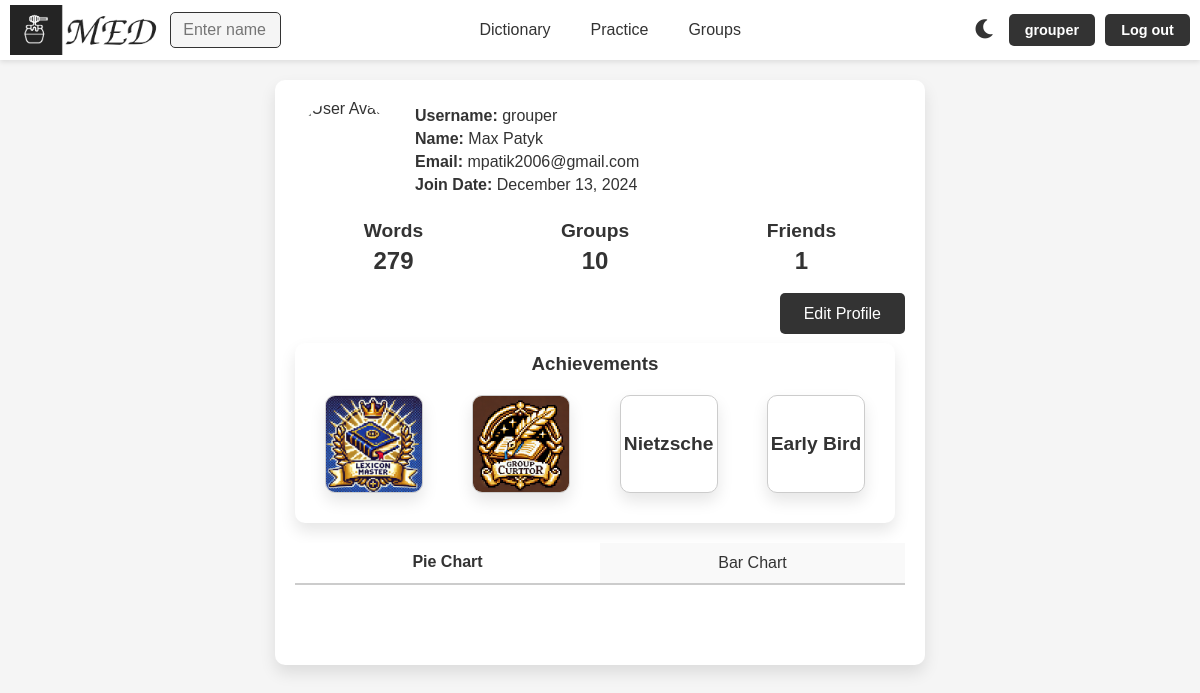
/profile/grouper/ (signed in), run on the app's committed database.
### med/models.py (models this page shows, shortened)
class UserAchievement(models.Model):
    user = models.ForeignKey(User, on_delete=models.CASCADE)
    achievement = models.ForeignKey(Achievement, on_delete=models.CASCADE)
    time_get = models.DateTimeField(auto_now_add=True)
    class Meta:
        ordering = ['-time_get']
        indexes = [
            models.Index(fields=['-time_get'])
        ]

class Achievement(models.Model):
    ACH_TYPE_CHOICES = [
        ('1', 'Words'),
        ('2', 'Groups'),
        ('3', 'Friends'),
        ('4', 'Reading'),
        ('5', 'Interaction'),
        ('6', 'Content Quality'),
        ('7', 'Special')
    ]
    name = models.CharField(max_length=100)
    description = models.TextField()
    requirements = models.TextField(blank=True)
    level = models.PositiveIntegerField()
    icon = models.ImageField(upload_to='achievements/', blank=True)
    ach_type = models.CharField(max_length=20, choices=ACH_TYPE_CHOICES)
    def get_icon_url(self):
        if self.icon:
            return f'/media/achievements/{self.icon.name.split("/")[-1]}'
        return self.name

### med/views.py (the view)
# urls.py: path('profile/<slug:user_name>/', views.ProfileView.as_view(), name='profile'),
@method_decorator(login_required, name='dispatch')
class ProfileView(View):
    def get(self, request, user_name, **kwargs):
        def get_user_data(user):
            user_profile, created = UserProfile.objects.get_or_create(user=user)
            is_favorite = user_profile.what_type_show == 'fav'
            recent_words = Word.objects.filter(
                user=user,
                is_favourite=is_favorite
            )[:user_profile.words_num_in_prof] if is_favorite else Word.objects.filter(user=user)[:user_profile.words_num_in_prof]
            words = Word.objects.filter(user=user)
            word_count = words.count()
            group_count = max((WordGroup.objects.filter(user=user).count() +
                            WordGroup.objects.filter(uses_users=self.request.user).count()) - 1, 0)
            friends = User.objects.filter(
                Q(friendship_requests_sent__receiver=user, friendship_requests_sent__status='accepted') |
                Q(friendship_requests_received__sender=user, friendship_requests_received__status='accepted')
            ).distinct()
            word_stats = words.values('word_type').annotate(count=Count('id'))
            word_type_data = json.dumps([
                {
                    'name': word_type['word_type'].capitalize(),
                    'y': word_type['count']
                }
                for word_type in word_stats
            ])
            n_days = 7
            today = now().date()
            start_date = today - timedelta(days=n_days)
            daily_word_count = words.filter(time_create__date__gte=start_date).annotate(
                day=TruncDay('time_create')
            ).values('day').annotate(count=Count('id')).order_by('day')
            daily_data = {
                str(entry['day'].date()): entry['count']
                for entry in daily_word_count
            }
            daily_chart_data = json.dumps({
                'categories': [(start_date + timedelta(days=i)).strftime('%Y-%m-%d') for i in range(n_days + 1)],
                'data': [daily_data.get((start_date + timedelta(days=i)).strftime('%Y-%m-%d'), 0) for i in range(n_days + 1)],
            })
            if user_profile.chenged_order:
                achievements_order = user_profile.achicment_order.strip('[]').replace('"', '').split(",")
                order = [int(i) for i in achievements_order]
                achievements = UserAchievement.objects.filter(
                    user=request.user,
                    id__in=achievements_order
                ).order_by(Case(*[When(id=id, then=pos) for pos, id in enumerate(order)]))
            else:
                achievements = UserAchievement.objects.filter(user=request.user)[:5]
            process_special_achivments(user)
            return {
                'user_profile': user_profile,
                'recent_words': recent_words,
                'word_count': word_count,
                'group_count': group_count,
                'friends': friends,
                'friend_count': friends.count(),
                'is_favorite': is_favorite,
                'word_type_data': word_type_data,
                'daily_chart_data': daily_chart_data,
                'order': user_profile.charts_order.split(','),
                'achievements': achievements,
            }
        profile_user = get_object_or_404(User, username=user_name)
        is_my_profile = profile_user == request.user
        profile_data = get_user_data(profile_user)
        is_requests_in = True if Friendship.objects.filter(receiver=request.user, sender=profile_user, status='pending').values_list('sender', flat=True) else False
        is_requests_out = True if Friendship.objects.filter(sender=request.user, receiver=profile_user, status='pending').values_list('receiver', flat=True) else False
        if not is_my_profile:
            profile_data['is_friends'] = request.user in profile_data['friends']
        else:
            profile_data['friend_requests'] = Friendship.objects.filter(receiver=request.user, status='pending')
        friendships = Friendship.objects.filter(
            Q(sender=profile_user, status='accepted') |
            Q(receiver=profile_user, status='accepted')
        )
        if not is_my_profile and profile_data['is_friends']:
            friendship = friendships.filter(sender=profile_user, receiver=request.user).first() or friendships.filter(sender=request.user, receiver=profile_user).first()
            profile_user.friendship_id = friendship.id if friendship else None
        return render(request, 'med/profile.html', {
            **profile_data,
            'user': profile_user,
            'logged_user': request.user,
            'is_my_profile': is_my_profile,
            'is_profile': True,
            'is_requests_in': is_requests_in,
            'is_requests_out': is_requests_out,
        })

### med/models.py (called while the page is built)
    def get_avatar_url(self):
        if self.avatar:
            return f'/media/avatars/{self.avatar.name.split("/")[-1]}'
        return '/static/med/img/base/default_avatar.png'

### med/templates/med/profile.html (shortened to what this page needs)
{% extends "base.html" %}
{% load static %}
{% block content %}
<div class="profile-container">
    <div class="profile-info">
        <img class="profile-avatar" src="{{ user_profile.get_avatar_url }}" alt="User Avatar">
        <div class="profile-details">
            <p><strong>Username:</strong> {{ user.username }}</p>
            {% if user.first_name and user.last_name %}
            <p><strong>Name:</strong> {{ user.first_name }} {{ user.last_name }}</p>
            {% elif user.first_name and not user.last_name %}
            <p><strong>Name:</strong> {{ user.first_name }} </p>
            {% endif %}
            <p><strong>Email:</strong> {{ user.email }}</p>
            <p><strong>Join Date:</strong> {{ user.date_joined|date:"F j, Y" }}</p>
        </div>
    </div>
    <div class="stats">
        <div class="stat-item">
            <a href="{% url 'words' user.username %}">
                <p><strong>Words</strong></p>
                <p>{{ word_count }}</p>
            </a>
        </div>
        <div class="stat-item">
            {% if is_my_profile %}
            <a href="{% url 'groups' %}">
                <p><strong>Groups</strong></p>
                <p> {{ group_count }} </p>
            </a>
            {% else %}
                <p><strong>Groups</strong></p>
                <p> {{ group_count }} </p>
            {% endif %}
        </div>
        <div class="stat-item">
            <a href="{% url 'friends_list' user.username %}">
                <p><strong>Friends</strong></p>
                <p> {{ friend_count }} </p>
            </a>
        </div>
    </div>
    {% if is_my_profile %}
    <div class="buttons profile-buttons">
        <a href="{% url 'edit_profile' %}">Edit Profile</a>
    </div>
    {% endif %}
    {% if achievements %}
    <div class="achievements">
        <form style="margin: 20px 0px; padding: 10px;">
            <a href="{% url 'achievement' %}"><h3>Achievements</h3></a>
            <div class="achievements-container">
                {% for achievement in achievements %}
                {% if achievement.achievement.icon %}
                        <img data-id="{{ achievement.id }}" class="achievement-block achievement-icon prof_ach_ic" src="{{ achievement.achievement.get_icon_url }}" alt="Achievement icon">
                {% else %}
                <div class="achievement-block" data-id="{{ achievement.id }}">
                        <h4 class="achievement-title">{{ achievement.achievement.name }}</h4>
                </div>
                {% endif %}
                {% endfor %}
            </div>
        </form>
    </div>
    {% endif %}
    {% if user_profile.show_word_stats != 'nobody' %}
        {% if user_profile.show_word_stats == 'every' or is_my_profile %}
            {% if word_count < 5 %}
                {% if is_my_profile %}
                    <div style="text-align: center; margin-top: 30px;">
                        <p>You need at least 5 words to see the statistics</p>
                    </div>
                {% endif %}
            {% else %}
                {% if user_profile.show_pie_chart or user_profile.show_bar_chart or user_profile.show_line_chart %}
                    {% include 'stats_bar.html' %}
                {% endif %}
            {% endif %}
        {% elif not is_my_profile and request.user in friends and user_profile.show_word_stats == 'friends' %}
            {% if word_count > 5 %}
                {% if user_profile.show_pie_chart or user_profile.show_bar_chart or user_profile.show_line_chart %}
                    {% include 'stats_bar.html' %}
                {% endif %}
            {% endif %}
        {% endif %}
    {% endif %}
</div>
{% endblock %}

### templates/base.html (shortened to what this page needs)
{% load static %}
<!DOCTYPE html>
<html lang="en">
<head>
    <link rel="stylesheet" type="text/css" href="{% static 'med/css/styles.css' %}">
    <link rel="stylesheet" href="https://cdnjs.cloudflare.com/ajax/libs/font-awesome/5.15.4/css/all.min.css">
</head>
<body>
<header>
    {% if user.is_authenticated %}
    <div class="logo_container">
        {% if is_profile or is_dict %}
            {% if is_my_profile or is_my_dict %}
                <a href="{% url 'profile' user.username %}">
                    <img id="logo_img" src="{% static 'med/img/base/light_logo.png' %}"
                         data-light-src="{% static 'med/img/base/light_logo.png' %}"
                         data-dark-src="{% static 'med/img/base/dark_logo.png' %}" alt="MED Logo">
                </a>
            {% else %}
                <a href="{% url 'profile' logged_user.username %}">
                    <img id="logo_img" src="{% static 'med/img/base/light_logo.png' %}"
                         data-light-src="{% static 'med/img/base/light_logo.png' %}"
                         data-dark-src="{% static 'med/img/base/dark_logo.png' %}" alt="MED Logo">
                </a>
            {% endif %}
        {% else %}
            <a href="{% url 'profile' user.username %}">
                <img id="logo_img" src="{% static 'med/img/base/light_logo.png' %}"
                     data-light-src="{% static 'med/img/base/light_logo.png' %}"
                     data-dark-src="{% static 'med/img/base/dark_logo.png' %}" alt="MED Logo">
            </a>
        {% endif %}
    </div>
    {% else %}
    <div class="logo_container">
        <a href="{% url 'home' %}"><img id="logo_img" src="{% static 'med/img/base/light_logo.png' %}" data-light-src="{% static 'med/img/base/light_logo.png' %}" data-dark-src="{% static 'med/img/base/dark_logo.png' %}" alt="MED Logo"></a>
    </div>
    {% endif %}
    <nav class="nav-items" id="nav-items">
            {% if user.is_authenticated %}
                <div class="nav-left">
                {% if not is_search %}
                <form method="get" action="{% url 'user_search' %}" class="search-form">
                    <input type="text" name="q" placeholder="Enter name" required class="search-input">
                </form>
                {% endif %}
                </div>
        <div class="nav-center">
                {% if is_my_dict %}
                <a href="{% url 'words' user.username %}">Dictionary</a>
                {% else %}
                <a href="{% url 'words' request.user.username %}">Dictionary</a>
                {% endif %}
                <a href="{% url 'practice' %}">Practice</a>
                <a href="{% url 'groups' %}">Groups</a>
            {% else %}
            <div class="nav-left"></div>
            <div class="nav-center">
                <a href="{% url 'login' %}">Dictionary</a>
                <a href="{% url 'login' %}">Practice</a>
                <a href="{% url 'login' %}">Groups</a>
                {% endif %}
            </div>
        {% if request.user.is_authenticated %}
        <div class="buttons">
            <a id="theme-toggle-dark" class="no-style"><i class="fas fa-moon"></i></a>
            {% if is_profile or is_dict %}
                {% if is_my_profile or is_my_dict %}
                <a href="{% url 'profile' user.username %}">{{request.user.username}}</a>
                {% else %}
                <a href="{% url 'profile' logged_user.username %}">{{request.user.username}}</a>
                {% endif %}
            {% else %}
                <a href="{% url 'profile' user.username %}">{{request.user.username}}</a>
            {% endif %}
            <a href="{% url 'logout' %}">Log out</a>
        </div>
        {% else %}
        <div class="buttons">
            <a href="{% url 'login' %}">Log in</a>
            <a href="{% url 'register' %}">Register</a>
        </div>
        {% endif %}
    </nav>
</header>
<div class="container">
    {% block content %}
    {% endblock %}
</div>
</body>
</html>

### data on the page
UserAchievement: achievement.get_icon_url (picture)
UserAchievement: achievement.get_icon_url (picture)
UserAchievement: achievement.name "Nietzsche"
UserAchievement: achievement.name "Early Bird"

### other printed values
{{ request.user.username }} "grouper"
{{ user.username }} "grouper"
{{ user.first_name }} "Max"
{{ user.last_name }} "Patyk"
{{ user.email }} "mpatik2006@gmail.com"
{{ user.date_joined|date:"F j, Y" }} "December 13, 2024"
{{ word_count }} "279"
{{ group_count }} "10"
{{ friend_count }} "1"
